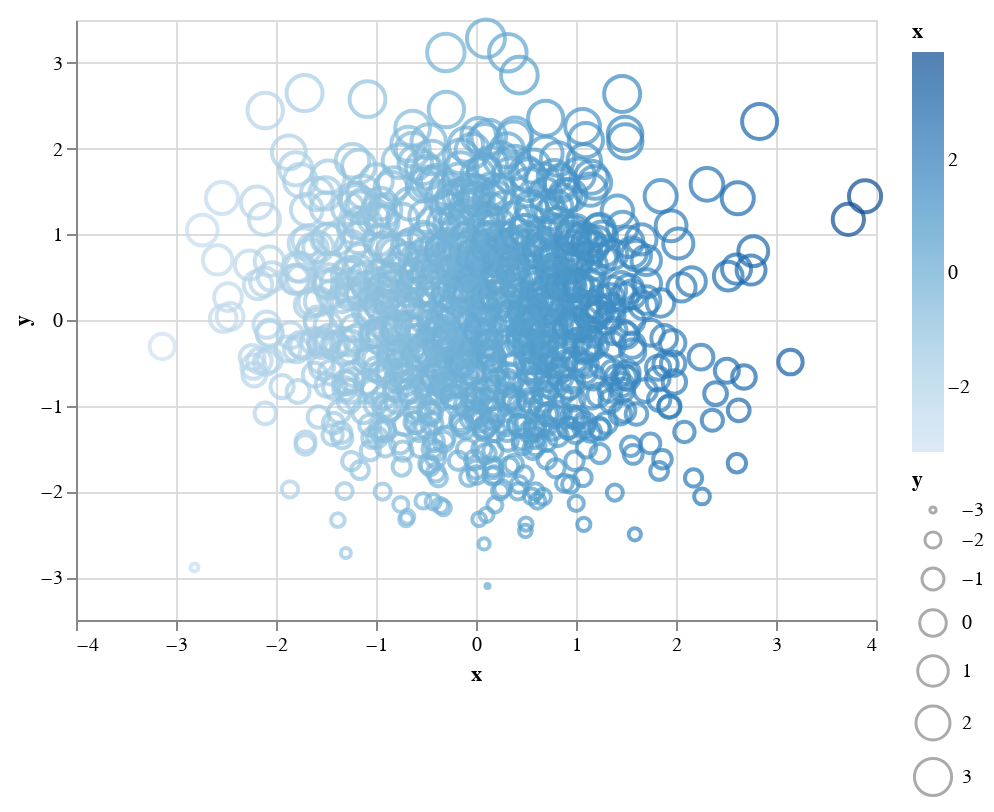

This figure's notebook cell:
### Code cell
alt.Chart(df).mark_point().encode(
    x='x',
    y='y',
    color='x',
    size='y'
)

### Figure 1 — Vega-Lite specification as saved in the notebook (floating-point values rounded to 4 significant figures; data arrays with more than 128 entries replaced by an {"elided": "..."} marker saying what was removed)
{"$schema": "https://vega.github.io/schema/vega-lite/v3.3.0.json", "config": {"mark": {"tooltip": null}, "view": {"height": 300, "width": 400}}, "data": {"name": "data-8dd91bbce67a8087c7bdbe36844399c1"}, "datasets": {"data-8dd91bbce67a8087c7bdbe36844399c1": {"elided": "1000 records"}}, "encoding": {"color": {"field": "x", "type": "quantitative"}, "size": {"field": "y", "type": "quantitative"}, "x": {"field": "x", "type": "quantitative"}, "y": {"field": "y", "type": "quantitative"}}, "mark": "point"}
